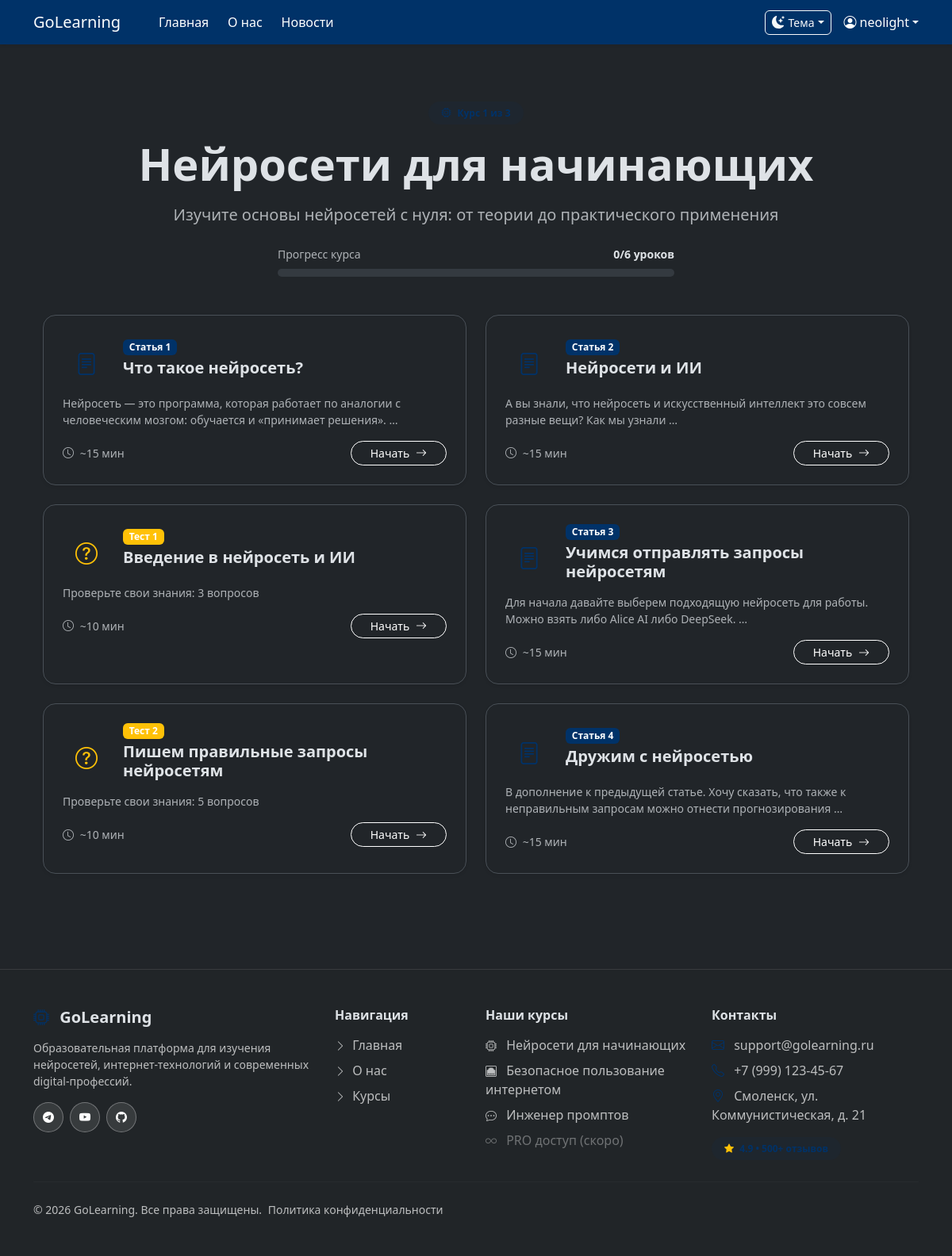
Screenshot of /neuro-start/ (signed in) with the database file from the repository.
### learningbase/models.py (models this page shows, shortened)
class Lesson(models.Model):
    COURSE_CHOICES = (
        ('neuro', 'Нейросети для начинающих'),
        ('ethernet', 'Безопасное пользование интернетом'),
        ('prompt', 'Инженер промптов'),
    )
    LESSON_TYPES = (
        ('article', 'Статья'),
        ('test', 'Тест'),
    )
    course = models.CharField(max_length=20, choices=COURSE_CHOICES, default='neuro', verbose_name="Курс")
    title = models.CharField(max_length=200, verbose_name="Название урока")
    lesson_type = models.CharField(max_length=10, choices=LESSON_TYPES, default='article', verbose_name="Тип урока")
    content = models.TextField(blank=True, verbose_name="Содержание статьи")
    order = models.IntegerField(default=0, verbose_name="Порядок")
    class Meta:
        verbose_name = 'Урок'
        verbose_name_plural = 'Уроки'
        ordering = ['course', 'order']

### learningbase/views.py (the view)
# urls.py: path('neuro-start/', views.neuro_start, name='neuro_start'),
@login_required
def neuro_start(request):
    if not request.session.session_key:
        request.session.save()
    lessons = Lesson.objects.filter(course='neuro').prefetch_related('questions__answers').order_by('order')
    articles = Lesson.objects.filter(course='neuro', lesson_type='article').order_by('order')
    tests = Lesson.objects.filter(course='neuro', lesson_type='test').order_by('order')
    article_numbers = {}
    test_numbers = {}
    for i, article in enumerate(articles, 1):
        article_numbers[article.id] = i
    for i, test in enumerate(tests, 1):
        test_numbers[test.id] = i
    completed_lessons = UserProgress.objects.filter(
        session_key=request.session.session_key,
        completed=True,
        lesson__course='neuro'
    ).values_list('lesson_id', flat=True)
    for lesson in lessons:
        lesson.completed = lesson.id in completed_lessons
        if lesson.lesson_type == 'article':
            lesson.display_number = article_numbers.get(lesson.id, '?')
            lesson.display_type = 'Статья'
        else:
            lesson.display_number = test_numbers.get(lesson.id, '?')
            lesson.display_type = 'Тест'
    context = {
        'title': 'Нейросети для начинающих',
        'lessons': lessons,
        'completed_count': len(completed_lessons),
        'total_lessons': lessons.count(),
        'articles_count': articles.count(),
        'tests_count': tests.count(),
    }
    return render(request, 'learningbase/neuro_start.html', context)

### learningbase/templates/learningbase/neuro_start.html (shortened to what this page needs)
{% extends 'base.html' %}
{% load static %}
{% block content %}
<div class="container py-5">
    <div class="text-center mb-5">
        <span class="badge bg-primary bg-opacity-10 text-primary px-3 py-2 rounded-pill mb-3">
            <i class="bi bi-cpu me-2"></i>Курс 1 из 3
        </span>
        <h1 class="display-4 fw-bold mb-3">{{ title }}</h1>
        <p class="lead text-body-secondary mx-auto" style="max-width: 800px;">
            Изучите основы нейросетей с нуля: от теории до практического применения
        </p>
        {% if total_lessons > 0 %}
        <div class="mt-4 mx-auto" style="max-width: 500px;">
            <div class="d-flex justify-content-between mb-2">
                <span class="small text-body-secondary">Прогресс курса</span>
                <span class="small fw-bold">{{ completed_count }}/{{ total_lessons }} уроков</span>
            </div>
            <div class="progress" style="height: 10px;">
            </div>
        </div>
        {% endif %}
    </div>
    {% if lessons %}
    <div class="row g-4">
        {% for lesson in lessons %}
        <div class="col-md-6">
            <div class="card h-100 border rounded-4 shadow-sm hover-lift position-relative">
                <div class="card-body p-4">
                    <div class="d-flex align-items-center mb-3">
                        <div class="flex-shrink-0">
                            {% if lesson.lesson_type == 'article' %}
                                <div class=" p-3" style="width: 60px; height: 60px;">
                                    <i class="bi bi-file-text text-primary fs-3"></i>
                                </div>
                            {% else %}
                                <div class=" p-3" style="width: 60px; height: 60px;">
                                    <i class="bi bi-question-circle text-warning fs-3"></i>
                                </div>
                            {% endif %}
                        </div>
                        <div class="flex-grow-1 ms-3">
                            <div class="d-flex align-items-center gap-2 mb-1">
                                <span class="badge {% if lesson.lesson_type == 'article' %}bg-primary{% else %}bg-warning{% endif %}">
                                    {{ lesson.display_type }} {{ lesson.display_number }}
                                </span>
                            </div>
                            <h5 class="card-title fw-bold mb-0">{{ lesson.title }}</h5>
                        </div>
                    </div>
                    <p class="card-text text-body-secondary small mb-3">
                        {% if lesson.lesson_type == 'article' %}
                            {{ lesson.content|truncatewords:15 }}
                        {% else %}
                            Проверьте свои знания: {{ lesson.questions.count }} вопросов
                        {% endif %}
                    </p>
                    <div class="d-flex justify-content-between align-items-center">
                        <span class="small text-body-secondary">
                            <i class="bi bi-clock me-1"></i>
                            {% if lesson.lesson_type == 'article' %}
                                ~15 мин
                            {% else %}
                                ~10 мин
                            {% endif %}
                        </span>
                        <a href="
                            {% if lesson.lesson_type == 'article' %}
                                {% url 'neuro_lesson_detail' lesson.id %}
                            {% else %}
                                {% url 'neuro_test_detail' lesson.id %}
                            {% endif %}
                        " class="btn btn-outline-primary btn-sm rounded-pill px-4 nav-btn-custom">
                            {% if lesson.completed %}
                                <i class="bi bi-arrow-repeat me-1"></i>Повторить
                            {% else %}
                                Начать <i class="bi bi-arrow-right ms-1"></i>
                            {% endif %}
                        </a>
                    </div>
                </div>
            </div>
        </div>
        {% endfor %}
    </div>
    {% endif %}
</div>
{% endblock %}

### templates/base.html (shortened to what this page needs)
{% load static %}
<!doctype html>
<html lang="ru" data-bs-theme="dark">
  <head>
    <link
      href="https://cdn.jsdelivr.net/npm/bootstrap@5.3.2/dist/css/bootstrap.min.css"
      rel="stylesheet"
    />
    <link
      rel="stylesheet"
      href="https://cdn.jsdelivr.net/npm/bootstrap-icons@1.11.0/font/bootstrap-icons.css"
    />
    <link rel="stylesheet" href="{% static 'learningbase/style.css' %}" />
    <link rel="stylesheet" href="{% static 'learningbase/custom.css' %}" />
  </head>
  <body>
    {% include 'learningbase/includes/navigation.html' %}
    <main>
      <div class="container py-4">
        {% block content %}{% endblock %}
      </div>
    </main>
 {% block footer %}
    {% include 'learningbase/includes/footer.html' %}
{% endblock %}
  </body>
</html>

### learningbase/templates/learningbase/includes/navigation.html (shortened to what this page needs)
<nav class="navbar navbar-expand-lg navbar-dark back-custom shadow-sm">
  <div class="container">
    <a class="navbar-brand d-flex align-items-center" href="{% url 'home' %}">
      <span class="fs-5 me-3">GoLearning</span>
    </a>
    <div class="collapse navbar-collapse" id="navbarContent">
      <ul class="navbar-nav me-auto">
        <li class="nav-item">
          <a class="nav-link active" href="{% url 'home' %}">
            Главная
          </a>
        </li>
        <li class="nav-item">
          <a class="nav-link active" href="{% url 'about' %}">
            О нас
          </a>
        </li>
        <li class="nav-item">
          <a class="nav-link active" href="{% url 'home' %}#posts">
            Новости
          </a>
        </li>
      </ul>
      <div class="d-flex align-items-center">
        {% include 'learningbase/includes/theme_switcher.html' %}
<div class="dropdown ms-3">
    {% if user.is_authenticated %}
    <a href="#" class="d-flex align-items-center text-white text-decoration-none dropdown-toggle" data-bs-toggle="dropdown">
        <i class="bi bi-person-circle me-1"></i>
        <span class="d-none d-md-inline">{{ user.username }}</span>
    </a>
    {% endif %}
</div>
      </div>
    </div>
  </div>
</nav>

### learningbase/templates/learningbase/includes/theme_switcher.html (shortened to what this page needs)
<div class="dropdown">
  <button
    class="btn border-light text-light dropdown-toggle d-flex align-items-center py-1 px-2"
    id="themeSwitcher"
    type="button"
    data-bs-toggle="dropdown"
  >
    <svg class="bi me-1 theme-icon" width="16" height="16" fill="currentColor">
      <use href="#moon-stars-fill"></use>
    </svg>
    <span class="small">Тема</span>
  </button>
</div>

### learningbase/templates/learningbase/includes/footer.html (shortened to what this page needs)
<footer class="bg-body-tertiary border-top mt-5 py-5">
  <div class="container">
    <div class="row g-4">
      <div class="col-lg-4 col-md-6">
        <h5 class="fw-bold mb-3">
          <i class="bi bi-cpu text-primary me-2"></i>
          GoLearning
        </h5>
        <p class="text-body-secondary small mb-3">
          Образовательная платформа для изучения нейросетей, интернет-технологий
          и современных digital-профессий.
        </p>
        <div class="d-flex gap-2">
          <a
            href="#"
            class="btn btn-outline-primary btn-sm rounded-circle social-btn"
            style="
              width: 38px;
              height: 38px;
              padding: 0;
              display: inline-flex;
              align-items: center;
              justify-content: center;
            "
          >
            <i class="bi bi-telegram"></i>
          </a>
          <a
            href="#"
            class="btn btn-outline-primary btn-sm rounded-circle social-btn"
            style="
              width: 38px;
              height: 38px;
              padding: 0;
              display: inline-flex;
              align-items: center;
              justify-content: center;
            "
          >
            <i class="bi bi-youtube"></i>
          </a>
          <a
            href="#"
            class="btn btn-outline-primary btn-sm rounded-circle social-btn"
            style="
              width: 38px;
              height: 38px;
              padding: 0;
              display: inline-flex;
              align-items: center;
              justify-content: center;
            "
          >
            <i class="bi bi-github"></i>
          </a>
        </div>
      </div>
      <div class="col-lg-2 col-md-6">
        <h6 class="fw-bold mb-3">Навигация</h6>
        <ul class="list-unstyled">
          <li class="mb-2">
            <a
              href="{% url 'home' %}"
              class="text-decoration-none text-body-secondary"
            >
              <i class="bi bi-chevron-right small me-1"></i>
              Главная
            </a>
          </li>
          <li class="mb-2">
            <a
              href="{% url 'about' %}"
              class="text-decoration-none text-body-secondary"
            >
              <i class="bi bi-chevron-right small me-1"></i>
              О нас
            </a>
          </li>
          <li class="mb-2">
            <a
              href="{% url 'start_learning' %}"
              class="text-decoration-none text-body-secondary"
            >
              <i class="bi bi-chevron-right small me-1"></i>
              Курсы
            </a>
          </li>
        </ul>
      </div>
      <div class="col-lg-3 col-md-6">
        <h6 class="fw-bold mb-3">Наши курсы</h6>
        <ul class="list-unstyled">
          <li class="mb-2">
            <a
              href="{% url 'neuro_start' %}"
              class="text-decoration-none text-body-secondary"
            >
              <i class="bi bi-cpu me-2 small"></i>
              Нейросети для начинающих
            </a>
          </li>
          <li class="mb-2">
            <a
              href="{% url 'ethernet_start' %}"
              class="text-decoration-none text-body-secondary"
            >
              <i class="bi bi-ethernet me-2 small"></i>
              Безопасное пользование интернетом
            </a>
          </li>
          <li class="mb-2">
            <a
              href="{% url 'prompteng_start' %}"
              class="text-decoration-none text-body-secondary"
            >
              <i class="bi bi-chat-dots me-2 small"></i>
              Инженер промптов
            </a>
          </li>
          <li class="mb-2">
            <span class="text-body-secondary opacity-50">
              <i class="bi bi-infinity me-2 small"></i>
              PRO доступ (скоро)
            </span>
          </li>
        </ul>
      </div>
      <div class="col-lg-3 col-md-6">
        <h6 class="fw-bold mb-3">Контакты</h6>
        <ul class="list-unstyled">
          <li class="mb-2 text-body-secondary">
            <i class="bi bi-envelope me-2 text-primary"></i>
            support@golearning.ru
          </li>
          <li class="mb-2 text-body-secondary">
            <i class="bi bi-telephone me-2 text-primary"></i>
            +7 (999) 123-45-67
          </li>
          <li class="mb-2 text-body-secondary">
            <i class="bi bi-geo-alt me-2 text-primary"></i>
            Смоленск, ул. Коммунистическая, д. 21
          </li>
        </ul>
        <div class="mt-3">
          <span
            class="badge bg-primary bg-opacity-10 text-primary px-3 py-2 rounded-pill"
          >
            <i class="bi bi-star-fill text-warning me-1"></i>
          </span>
        </div>
      </div>
    </div>
    <hr class="my-4 opacity-25" />
    <div class="row align-items-center">
      <div class="col-md-6 text-center text-md-start">
        <p class="small text-body-secondary mb-0">
          © {% now "Y" %} GoLearning. Все права защищены.
          <br class="d-sm-none" />
          <a href="#" class="text-decoration-none text-body-secondary ms-1"
            >Политика конфиденциальности</a
          >
        </p>
      </div>
    </div>
  </div>
</footer>

### rows the page displays
Lesson: lesson_type "article" (drawn), display_type "Статья", display_number "1", title "Что такое нейросеть?", content "Нейросеть — это программа, которая работает по аналогии с человеческим мозгом: обучается и «принимает решения». …", shows "Начать"
Lesson: lesson_type "article" (drawn), display_type "Статья", display_number "2", title "Нейросети и ИИ", content "А вы знали, что нейросеть и искусственный интеллект это совсем разные вещи? Как мы узнали …", shows "Начать"
Lesson: lesson_type "test" (drawn), display_type "Тест", display_number "1", title "Введение в нейросеть и ИИ", questions.count "3", shows "Начать"
Lesson: lesson_type "article" (drawn), display_type "Статья", display_number "3", title "Учимся отправлять запросы нейросетям", content "Для начала давайте выберем подходящую нейросеть для работы. Можно взять либо Alice AI либо DeepSeek. …", shows "Начать"
Lesson: lesson_type "test" (drawn), display_type "Тест", display_number "2", title "Пишем правильные запросы нейросетям", questions.count "5", shows "Начать"
Lesson: lesson_type "article" (drawn), display_type "Статья", display_number "4", title "Дружим с нейросетью", content "В дополнение к предыдущей статье. Хочу сказать, что также к неправильным запросам можно отнести прогнозирования …", shows "Начать"

### other values shown
{{ user.username }} "neolight"
{{ title }} "Нейросети для начинающих"
{{ completed_count }} "0"
{{ total_lessons }} "6"
